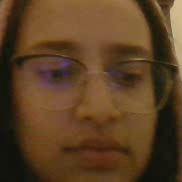
#> input picture frame 0 of head-detector-opencv/face_output.mp4, 182 x 182 px, given in place of the camera
$ python face_detection.py   (older library calls are emulated)
#> lines starting #> are read from the running program, lines starting #| are printed output that depends on the picture
import cv2
import time

# Load the cascade
face_cascade = cv2.CascadeClassifier(cv2.data.haarcascades + 'haarcascade_frontalface_default.xml')

# To capture video from the webcam
cap = cv2.VideoCapture(0)

# Time duration to keep the face frame fixed
fixed_frame_duration = 5 * 60  # 5 minutes converted to seconds

cap_width = cap.get(cv2.CAP_PROP_FRAME_WIDTH)
cap_height = cap.get(cv2.CAP_PROP_FRAME_HEIGHT)
cap_fps = cap.get(cv2.CAP_PROP_FPS)
fps_sleep = int(1000 / cap_fps)
print('* Capture width:', cap_width)
print('* Capture height:', cap_height)
print('* Capture FPS:', cap_fps, 'ideal wait time between frames:', fps_sleep, 'ms')


# Set up the video capture width and height for compatibility
# cap.set(cv2.CV_CAP_PROP_FPS, 30)
cap.set(3, 1280)  # Set width as 640
cap.set(4, 720)  # Set height as 480

# Initialize variables to store the coordinates of the face
face_coords = None
start_time = None

# Define the codec and create VideoWriter object
fourcc = cv2.VideoWriter_fourcc(*'mp4v')
actual_fps = cap.get(30)
print(actual_fps)
out = None
# out = cv2.VideoWriter('face_output.mp4', fourcc, 15.0, (y+h, x+w))
cropped_dimensions = (0, 0)

while True:
    # Read the frame
    ret, img = cap.read()
#> img is the input picture: shape (182, 182, 3); mean B, G, R 35.8, 64, 91.3

    # If frame reading was not successful, skip this iteration
    if not ret:
        continue

    if face_coords is None or (time.time() - start_time) > fixed_frame_duration:
        # Convert to grayscale
        gray = cv2.cvtColor(img, cv2.COLOR_BGR2GRAY)
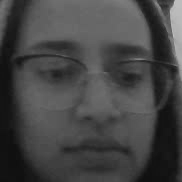
#> gray: shape (182, 182); min 15, max 196, mean 68.9

        # Detect the faces
        faces = face_cascade.detectMultiScale(gray, 1.1, 10)
#> faces = [[10, 10, 166, 166]]

        # Check if we found a face, if so, update the face coordinates and reset the timer
        if len(faces) > 0:
            face_coords = faces[0]  # (x, y, w, h)
#> face_coords = [10, 10, 166, 166]
            x, y, w, h = face_coords
#> x = 10; y = 10; w = 166; h = 166
            face_roi = img[y:y+h, x:x+w]
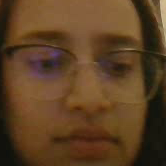
#> face_roi: shape (166, 166, 3); mean B, G, R 35.4, 64.4, 93.2
            height, width = face_roi.shape[:2]
#> height = 166; width = 166
            out = cv2.VideoWriter('face_output.mp4', fourcc, 15.0, (height, width))
            start_time = time.time()

    if face_coords is not None:
        # Use the stored coordinates to keep the same face frame
        x, y, w, h = face_coords
        face_roi = img[y:y+h, x:x+w]
        height, width = face_roi.shape[:2]

        face_roi_resized = cv2.resize(face_roi, (height, width))

        out.write(face_roi_resized)

        cv2.imshow('Face Detection - Cropped', face_roi)
    else:
        # If no face coordinates stored yet, just show the full frame
        cv2.imshow('Face Detection', img)

    # Stop if the escape key is pressed
    k = cv2.waitKey(30) & 0xff
#> (key Esc is pressed here)
    if k == 27:  # Press 'ESC' to exit
        break

# Release the VideoCapture object and close display window
cap.release()
out.release()  # Release the VideoWriter object
cv2.destroyAllWindows()
